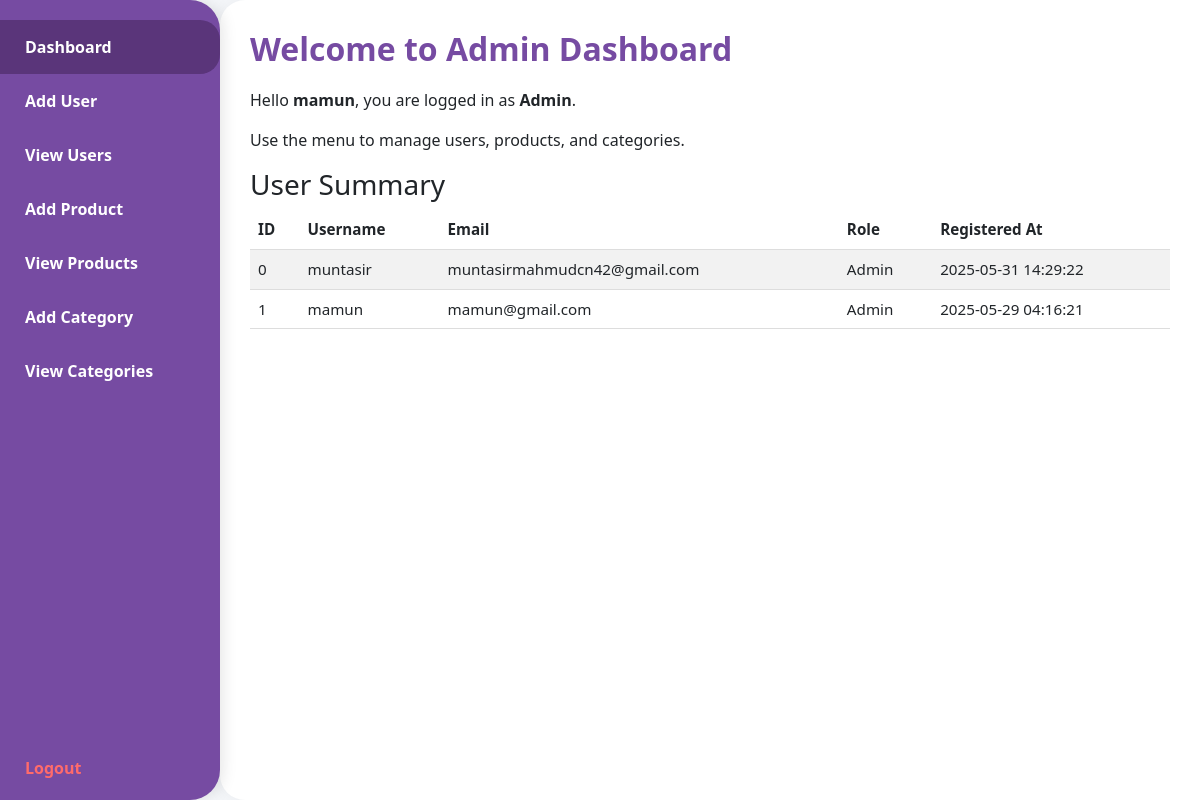
The page /log-rej-das/admin_dashboard.php (signed in) on the database its author committed.
### tables this page shows
CREATE TABLE `users` (
  `id` int(11) NOT NULL AUTO_INCREMENT,
  `username` varchar(50) NOT NULL,
  `email` varchar(100) NOT NULL,
  `password` varchar(255) NOT NULL,
  `first_name` varchar(50) NOT NULL,
  `last_name` varchar(50) NOT NULL,
  `phone` varchar(20) DEFAULT NULL,
  `avatar` varchar(255) DEFAULT NULL,
  `role` enum('admin','user') DEFAULT 'user',
  `status` enum('active','inactive','banned') DEFAULT 'active',
  `email_verified_at` timestamp NULL DEFAULT NULL,
  `created_at` timestamp NOT NULL DEFAULT current_timestamp(),
  `updated_at` timestamp NOT NULL DEFAULT current_timestamp() ON UPDATE current_timestamp(),
  PRIMARY KEY (`id`)
);

### log-rej-das/admin_dashboard.php (the view, shortened to what this page needs)
<?php
$db_host = 'localhost';
$db_user = 'root';
$db_pass = '';
$db_name = 'test_db';
$conn = new mysqli($db_host, $db_user, $db_pass, $db_name);
$active_page = "dashboard";
?>
<!DOCTYPE html>
<html lang="en">
<head>
    <link href="https://cdn.jsdelivr.net/npm/bootstrap@5.3.0/dist/css/bootstrap.min.css" rel="stylesheet" />
</head>
<body>
    <nav class="sidebar" aria-label="Admin Sidebar Navigation">
        <a href="?page=dashboard" class="<?php echo ($active_page === 'dashboard') ? 'active' : ''; ?>" aria-current="<?php echo ($active_page === 'dashboard') ? 'page' : ''; ?>">Dashboard</a>
        <a href="?page=add_user" class="<?php echo ($active_page === 'add_user') ? 'active' : ''; ?>">Add User</a>
        <a href="?page=view_users" class="<?php echo ($active_page === 'view_users') ? 'active' : ''; ?>">View Users</a>
        <a href="?page=add_product" class="<?php echo ($active_page === 'add_product') ? 'active' : ''; ?>">Add Product</a>
        <a href="?page=view_products" class="<?php echo ($active_page === 'view_products') ? 'active' : ''; ?>">View Products</a>
        <a href="?page=add_category" class="<?php echo ($active_page === 'add_category') ? 'active' : ''; ?>">Add Category</a>
        <a href="?page=view_categories" class="<?php echo ($active_page === 'view_categories') ? 'active' : ''; ?>">View Categories</a>
        <a href="?action=logout" class="logout-link">Logout</a>
    </nav>
    <main class="main-content">
<?php if ($active_page === 'dashboard'): ?>
    <h2>Welcome to Admin Dashboard</h2>
    <p>Hello <strong><?php echo htmlspecialchars($_SESSION["username"]); ?></strong>, you are logged in as <strong>Admin</strong>.</p>
    <p>Use the menu to manage users, products, and categories.</p>
    <h3>User Summary</h3>
    <?php
    $result = $conn->query("SELECT id, username, email, role, created_at FROM users ORDER BY id ASC LIMIT 5");
    if ($result && $result->num_rows > 0):
    ?>
        <div class="table-responsive">
            <table class="table table-striped table-hover">
                <thead>
                    <tr>
                        <th>ID</th>
                        <th>Username</th>
                        <th>Email</th>
                        <th>Role</th>
                        <th>Registered At</th>
                    </tr>
                </thead>
                <tbody>
                    <?php while ($row = $result->fetch_assoc()): ?>
                        <tr>
                            <td><?php echo htmlspecialchars($row['id']); ?></td>
                            <td><?php echo htmlspecialchars($row['username']); ?></td>
                            <td><?php echo htmlspecialchars($row['email']); ?></td>
                            <td><?php echo htmlspecialchars(ucfirst($row['role'])); ?></td>
                            <td><?php echo htmlspecialchars($row['created_at']); ?></td>
                        </tr>
                    <?php endwhile; ?>
                </tbody>
            </table>
        </div>
    <?php else: ?>
        <p>No users found.</p>
<?php endif; ?>
        <?php endif; ?>
    </main>
</body>
</html>

### log-rej-das/admin_dashboard.php (style rules this page uses)
body, html { height: 100%; margin: 0; font-family: 'Segoe UI', Tahoma, Geneva, Verdana, sans-serif; background: #f5f7fa; }
.sidebar { height: 100vh; width: 220px; background-color: #764ba2; color: white; position: fixed; top: 0; left: 0; overflow-x: hidden; padding-top: 20px; display: flex; flex-direction: column; justify-content: flex-start; border-radius: 0 30px 30px 0; box-shadow: 3px 0 15px rgba(0,0,0,0.1); }
.sidebar a { padding: 15px 25px; text-decoration: none; font-size: 1rem; color: white; display: block; font-weight: 600; transition: background-color 0.3s ease; border-radius: 0 20px 20px 0; }
.sidebar a:hover, .sidebar a.active { background-color: #5a357a; }
.sidebar .logout-link { margin-top: auto; padding-bottom: 20px; color: #ff6b6b; font-weight: 700; }
.main-content { margin-left: 220px; padding: 30px; max-width: calc(100% - 220px); min-height: 100vh; background: white; border-radius: 25px 0 0 25px; box-shadow: 0 0 20px rgba(0,0,0,0.05); overflow-y: auto; }
h2 { color: #764ba2; font-weight: 700; margin-bottom: 20px; }
table { width: 100%; border-collapse: collapse; font-size: 0.95rem; }
thead { background-color: #764ba2; color: white; }
th, td { padding: 12px 15px; border-bottom: 1px solid #ddd; text-align: left; }

### rows shown on the page
users: id "0", username "muntasir", email "muntasirmahmudcn42@gmail.com", role "Admin", created_at "2025-05-31 14:29:22"
users: id "1", username "mamun", email "mamun@gmail.com", role "Admin", created_at "2025-05-29 04:16:21"

### other values the page prints
$_SESSION["username"] "mamun"
